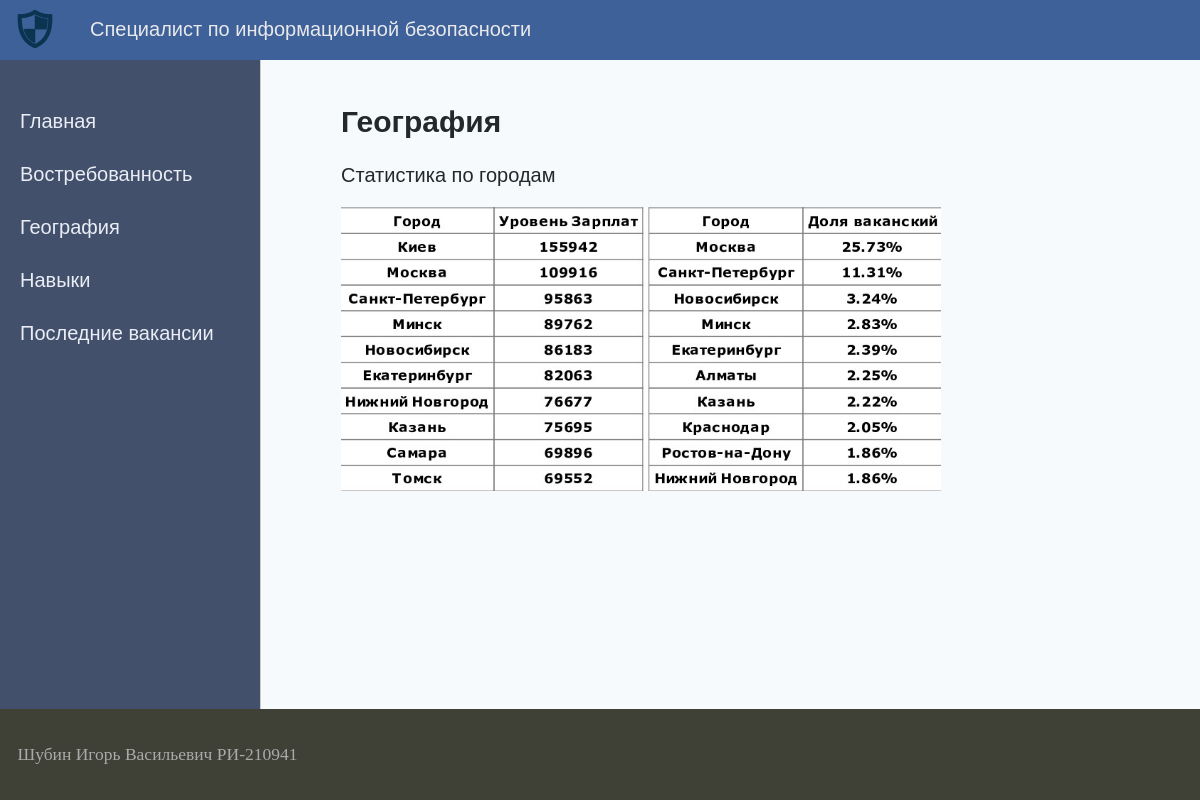
The page /geography/ on the database as committed earlier.
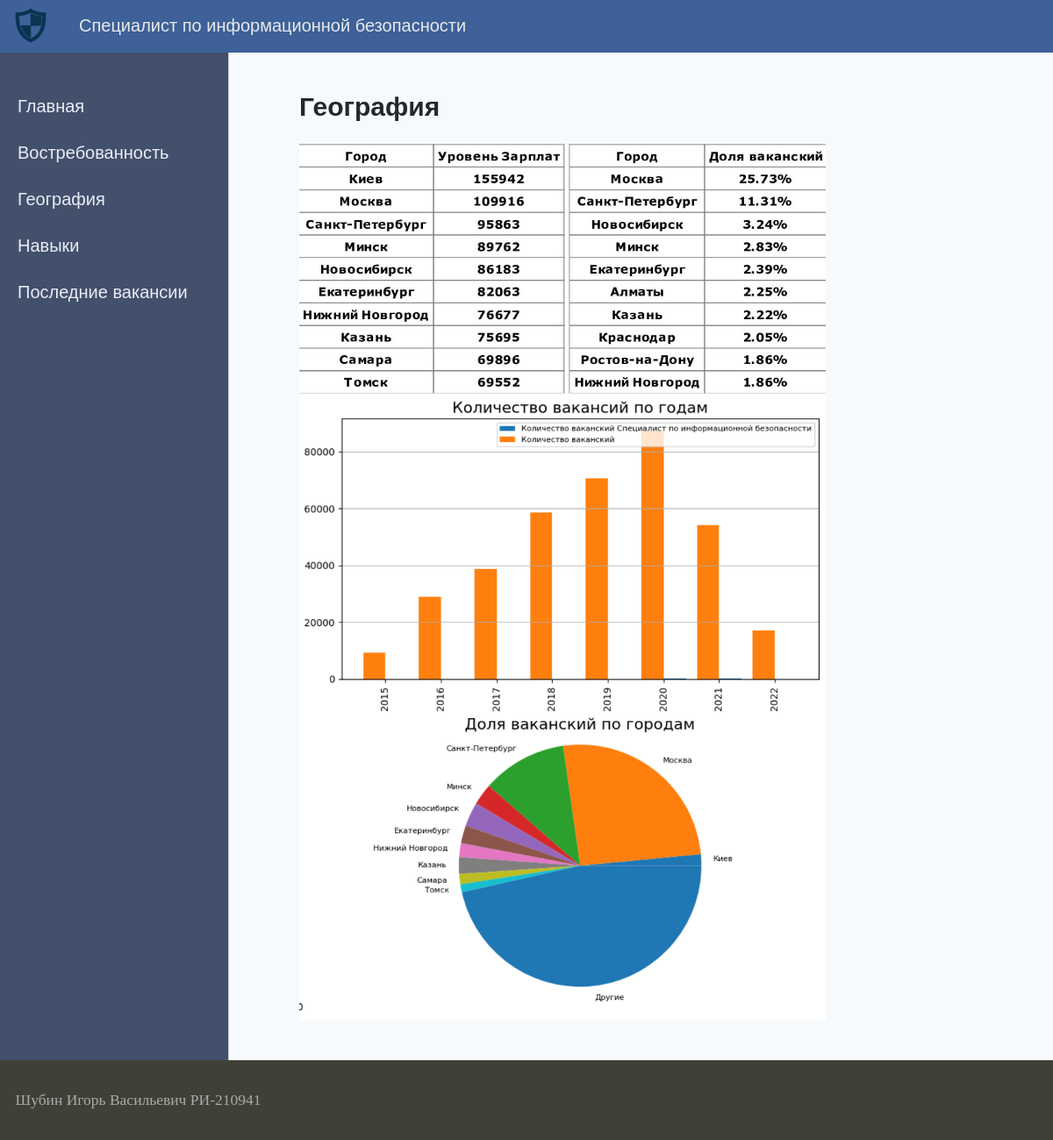
The same page on the database as committed later.
### analytics/models.py (models this page shows, shortened)
class Geography(models.Model):
    title = models.CharField(max_length=255)
    content = models.TextField(blank=True)
    photo=models.ImageField(upload_to="photos/%Y/%m/%d")
    class Meta:
        verbose_name = 'География'
        verbose_name_plural = 'География'

### analytics/views.py (the view)
# urls.py: path('geography/', geography,name='geography'),
def geography(request):
    geo = Geography.objects.all()
    context ={
        'geo':geo,
        'menu':menu,
        'title':'География'
    }
    return render(request,'analytics/geography.html',context=context)

### analytics/templates/analytics/geography.html (shortened to what this page needs)
{% extends 'analytics/base.html' %}
{% block content %}
<ul class="list-articles">
	{% for g in geo %}
			<li><h2>{{g.title}}</h2>
	{% autoescape on %}
	{{g.content|linebreaks|truncatewords:50}}
	{% endautoescape %}
	{% if g.photo %}
		<p><img class ="img-article-centre thumb" src="{{g.photo.url}}"></p>
	{% endif %}
			</li>
	{% endfor %}
</ul>
{% endblock %}

### analytics/templates/analytics/base.html (shortened to what this page needs)
<!DOCTYPE html>
{% load static %}
<html>
<head>
	<link type="text/css" href="{% static 'analytics/css/style.css' %}" rel="stylesheet" />
</head>
<body>
<table class="title" border=0 cellpadding="0" cellspacing="0">
<tr><td valign=top>
{% block title %}
		<div class="header">
			<ul id="title" class="title">
			<li class="logo"><a href="{% url 'home' %}"><div class="logo"></div></a></li>
			<li>Специалист по информационной безопасности</li>
			</ul>
		</div>
{% endblock title %}
<table class="left_menu" border=0 cellpadding="0" cellspacing="0">
<tr>
	<td valign="top" class="menu">
	<ul id="menu">
		<li><a href="{% url 'home' %}">Главная</a></li>
		<li><a href="/relevance/">Востребованность</a></li>
		<li><a href="/geography/">География</a></li>
		<li><a href="/skills/">Навыки</a></li>
		<li><a href="/vacancy/">Последние вакансии</a></li>
	</ul>
</td>
<td valign="top" class="content">
	<div class="content-text">
{% block content %}
{% endblock %}
	</div>
</td></tr></table>
</td></tr>
<tr><td valign=top>
	<div id="footer">
		<p>Шубин Игорь Васильевич РИ-210941</p>
	</div>
</td></tr></table>
</body>
</html>

### analytics/static/analytics/css/style.css (style rules this page uses)
html, body { font-family: 'Arial'; margin: 0; padding: 0; height: 100%; width: 100%; ?color: #444; }
a { color: #0049b2; text-decoration: none; }
img { align="left"; max-width: 600px; height: auto; }
ul.list-articles { list-style: none; margin: 0; padding: 0; }
.title { width: 100%; height: 100%; vertical-align: top; }
.title tr { height: 100%; }
.header { background: #3D6198; height: 60px; }
.logo { background: url('../images/logo.png') no-repeat 10px 10px; width: 60px; height: 60px; }
ul.title { list-style: none; margin: 0; padding: 0; height: 60px; color: #E9E9EB; font-size: 20px; overflow: hidden; text-align: right; }
ul.title li { float: left; margin: 18px 40px 0 30px; }
ul.title li.logo { margin: 0; }
ul.title li a { color: #fdc073; text-decoration: none; }
.left_menu { width: 100%; min-height: 100%; height: 100%; }
.menu { margin: 0; background: #43506C ; border-right: 1px solid #ccc; min-height: 100%; }
.menu ul { width: 230px; min-height: 100%; margin: 0; padding: 20px 10px 10px 20px; list-style: none; font-size: 20px; }
.menu ul li { margin: 30px 0 0 0; color: #999; }
.menu ul li a { color: #e9edf5; text-decoration: none; }
.content { padding: 20px 20px 20px 40px; width: 100%; box-sizing: border-box; background:#f7fafc; }
.content-text { margin: 0px 0 0 40px; color: #23282b; font-size: 20px; font-family: "Arial"; }
#footer { box-sizing: border-box; background: #3F4137; padding: 17.5px; color: #aaa; font-size: 17.5px; font-family: Verdana; text-align: left; overflow: hidden; }

Rows that differ between the two databases and show on the page:
changed Geography "География": photo: a different picture; content "Статистика по городам" → (not shown)
